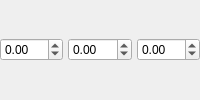
                <widget class="QFrame" name="frTerrainRotation">
                 <layout class="QHBoxLayout" name="hlTerrainRotation">
                  <property name="spacing">
                   <number>5</number>
                  </property>
                  <property name="leftMargin">
                   <number>0</number>
                  </property>
                  <property name="topMargin">
                   <number>0</number>
                  </property>
                  <property name="rightMargin">
                   <number>0</number>
                  </property>
                  <property name="bottomMargin">
                   <number>0</number>
                  </property>
                  <item>
                   <widget class="QDoubleSpinBox" name="dsTerrainRotX">
                    <property name="sizePolicy">
                     <sizepolicy hsizetype="Ignored" vsizetype="Fixed">
                      <horstretch>0</horstretch>
                      <verstretch>0</verstretch>
                     </sizepolicy>
                    </property>
                    <property name="minimum">
                     <double>-1000000.000000000000000</double>
                    </property>
                    <property name="maximum">
                     <double>1000000.000000000000000</double>
                    </property>
                   </widget>
                  </item>
                  <item>
                   <widget class="QDoubleSpinBox" name="dsTerrainRotY">
                    <property name="sizePolicy">
                     <sizepolicy hsizetype="Ignored" vsizetype="Fixed">
                      <horstretch>0</horstretch>
                      <verstretch>0</verstretch>
                     </sizepolicy>
                    </property>
                    <property name="minimum">
                     <double>-1000000.000000000000000</double>
                    </property>
                    <property name="maximum">
                     <double>1000000.000000000000000</double>
                    </property>
                   </widget>
                  </item>
                  <item>
                   <widget class="QDoubleSpinBox" name="dsTerrainRotZ">
                    <property name="sizePolicy">
                     <sizepolicy hsizetype="Ignored" vsizetype="Fixed">
                      <horstretch>0</horstretch>
                      <verstretch>0</verstretch>
                     </sizepolicy>
                    </property>
                    <property name="minimum">
                     <double>-1000000.000000000000000</double>
                    </property>
                    <property name="maximum">
                     <double>1000000.000000000000000</double>
                    </property>
                   </widget>
                  </item>
                 </layout>
                </widget>
